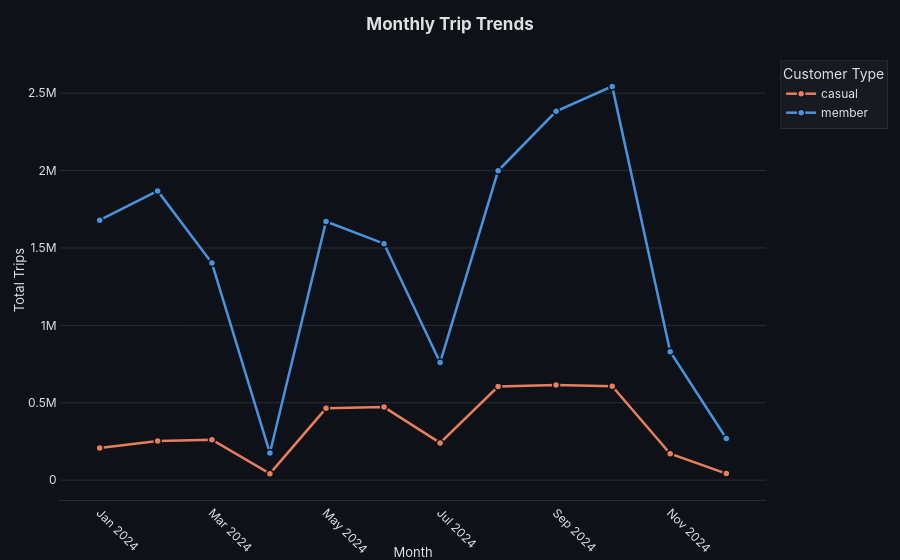

This figure's notebook cell:
### Code cell
# ── Chart 3 ──────────────────────────────────────────────────────────────────
 
df_month = get_trips_by_month()

 
def chart_trips_by_month(df: pd.DataFrame) -> Figure:
    """Line chart: total trips per month, split by customer type."""
 
    df = (
        df.filter(["year", "month", "trip_count", "customer_type"])
        .groupby(["year", "month", "customer_type"], as_index=False)
        .sum()
    )
    df["year_month"] = (
        df["year"].astype(str) + "-" + df["month"].astype(str).str.zfill(2)
    )
 
    labels = {
        "trip_count":    "Total Trips",
        "customer_type": "Customer Type",
        "year_month":    "Month",
    }
 
    fig = px.line(
        df,
        x="year_month",
        y="trip_count",
        labels=labels,
        color="customer_type",
        color_discrete_map=CUSTOMER_COLORS,
        markers=True,           # show a dot at each month point
    )
 
    # Thicker lines + styled markers
    fig.update_traces(
        line=dict(width=2.5),
        marker=dict(size=7, line=dict(width=1.5, color=BG_COLOR)),
        opacity=0.95,
    )
 
    _apply_theme(fig, title="Monthly Trip Trends")
 
    fig.update_xaxes(
        tickangle=45,
        title_text="Month",
    )
    fig.update_yaxes(title_text="Total Trips")
 
    return fig

chart_trips_by_month(df_month)

### Figure 1 — Plotly figure (JSON) as saved in the notebook; plotly's stock layout.template omitted (floating-point values rounded to 4 significant figures)
{"data": [{"hovertemplate": "Customer Type=casual<br>Month=%{x}<br>Total Trips=%{y}<extra></extra>", "legendgroup": "casual", "line": {"color": "#F4845F", "dash": "solid", "width": 2.5}, "marker": {"line": {"color": "#0e1117", "width": 1.5}, "size": 7, "symbol": "circle"}, "mode": "lines+markers", "name": "casual", "opacity": 0.95, "orientation": "v", "showlegend": true, "type": "scatter", "x": ["2024-01", "2024-02", "2024-03", "2024-04", "2024-05", "2024-06", "2024-07", "2024-08", "2024-09", "2024-10", "2024-11", "2024-12"], "xaxis": "x", "y": [208078, 253030, 260644, 42068, 463835, 471782, 240495, 604896, 614631, 606290, 170242, 42406], "yaxis": "y"}, {"hovertemplate": "Customer Type=member<br>Month=%{x}<br>Total Trips=%{y}<extra></extra>", "legendgroup": "member", "line": {"color": "#4C9BE8", "dash": "solid", "width": 2.5}, "marker": {"line": {"color": "#0e1117", "width": 1.5}, "size": 7, "symbol": "circle"}, "mode": "lines+markers", "name": "member", "opacity": 0.95, "orientation": "v", "showlegend": true, "type": "scatter", "x": ["2024-01", "2024-02", "2024-03", "2024-04", "2024-05", "2024-06", "2024-07", "2024-08", "2024-09", "2024-10", "2024-11", "2024-12"], "xaxis": "x", "y": [1679830, 1868445, 1402444, 174995, 1670759, 1527966, 759536, 1998702, 2383119, 2543986, 829249, 268765], "yaxis": "y"}], "layout": {"font": {"color": "#e0e0e0", "family": "Inter, Arial, sans-serif", "size": 12}, "legend": {"bgcolor": "rgba(255,255,255,0.04)", "bordercolor": "rgba(255,255,255,0.08)", "borderwidth": 1, "font": {"size": 12}, "title": {"text": "Customer Type"}, "tracegroupgap": 0}, "margin": {"b": 60, "l": 60, "r": 40, "t": 60}, "paper_bgcolor": "#0e1117", "plot_bgcolor": "#0e1117", "title": {"font": {"color": "#e0e0e0", "family": "Inter, Arial, sans-serif", "size": 17, "weight": "bold"}, "pad": {"b": 12}, "text": "Monthly Trip Trends", "x": 0.5, "xanchor": "center"}, "xaxis": {"anchor": "y", "domain": [0, 1], "linecolor": "#2a2d35", "showgrid": false, "tickangle": 45, "tickfont": {"color": "#e0e0e0", "size": 12}, "title": {"font": {"color": "#e0e0e0", "size": 13}, "text": "Month"}, "zeroline": false}, "yaxis": {"anchor": "x", "domain": [0, 1], "gridcolor": "#2a2d35", "gridwidth": 1, "linecolor": "rgba(0,0,0,0)", "tickfont": {"color": "#e0e0e0", "size": 12}, "title": {"font": {"color": "#e0e0e0", "size": 13}, "text": "Total Trips"}, "zeroline": false}}}
